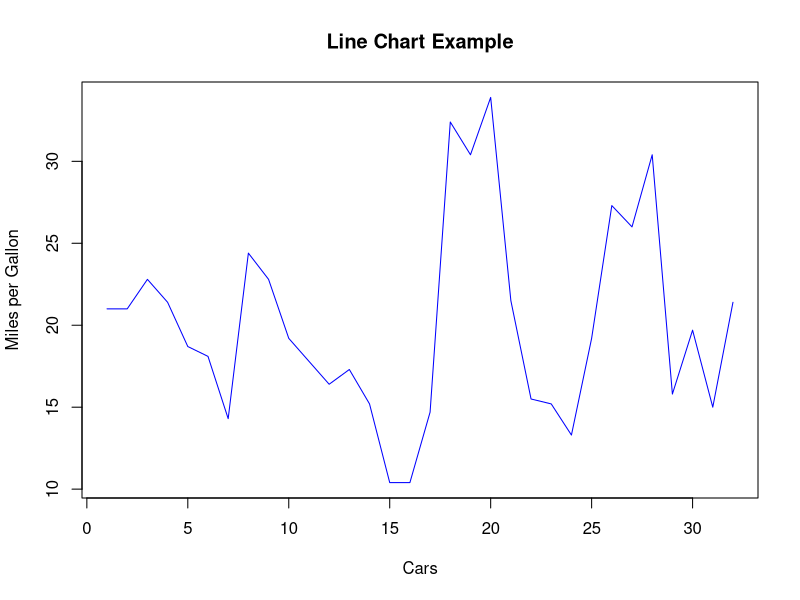
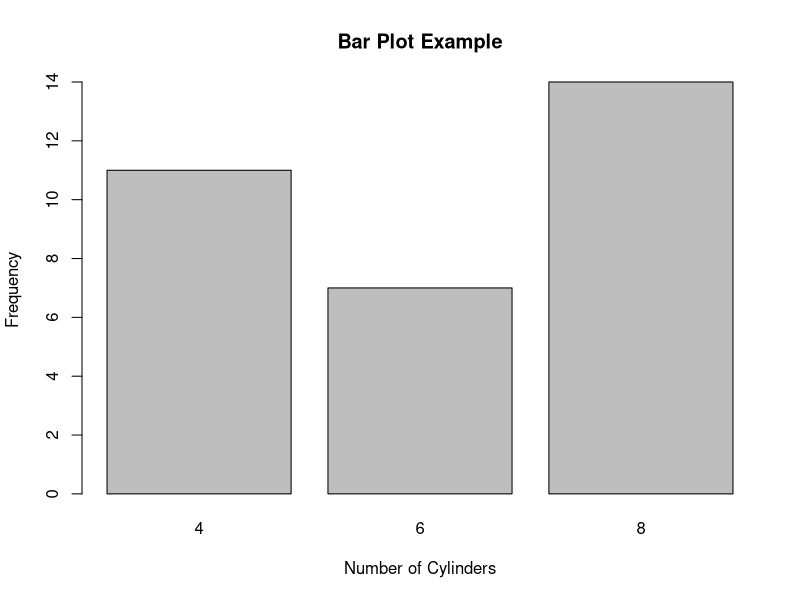
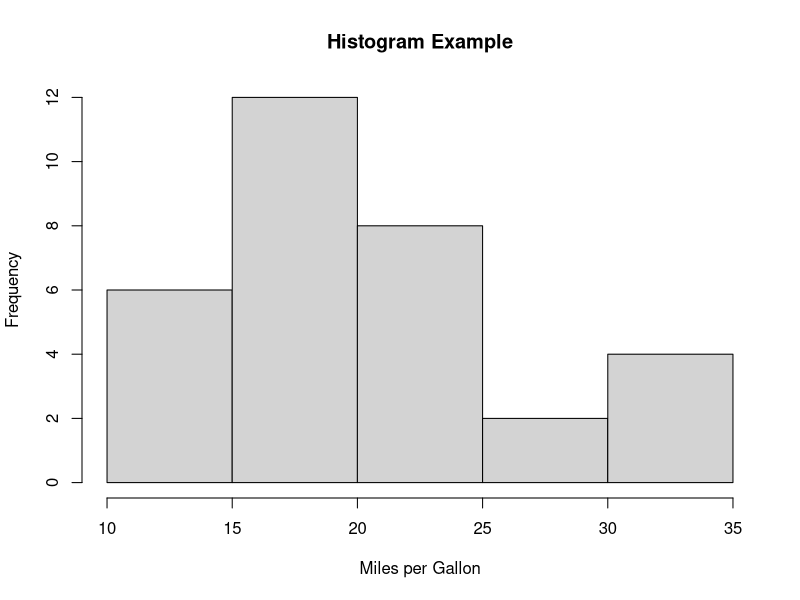
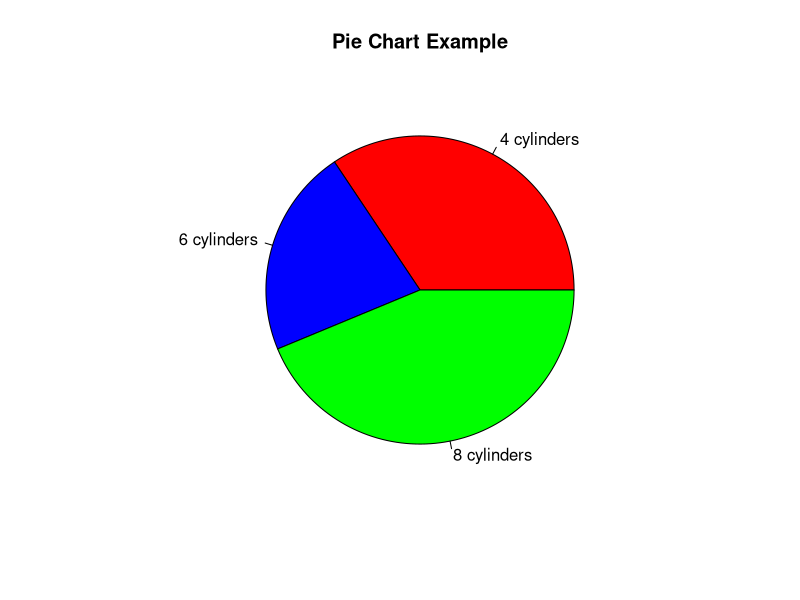
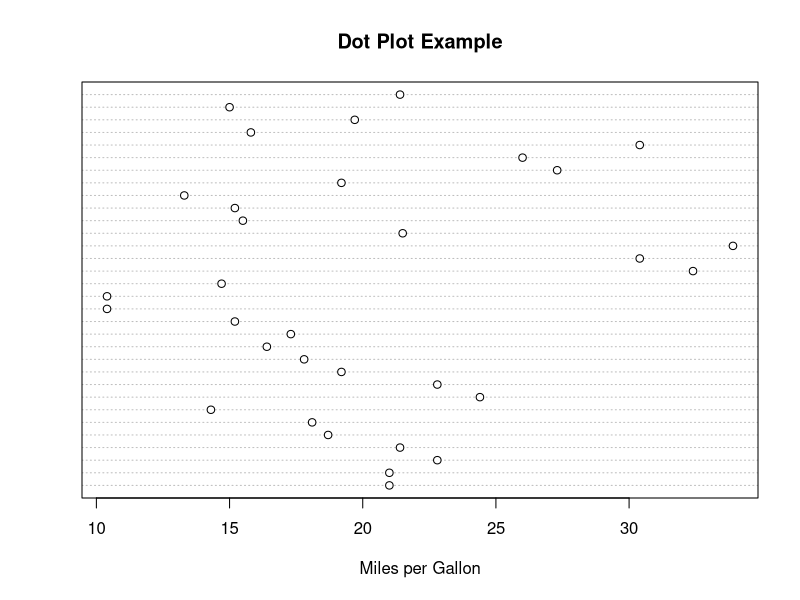
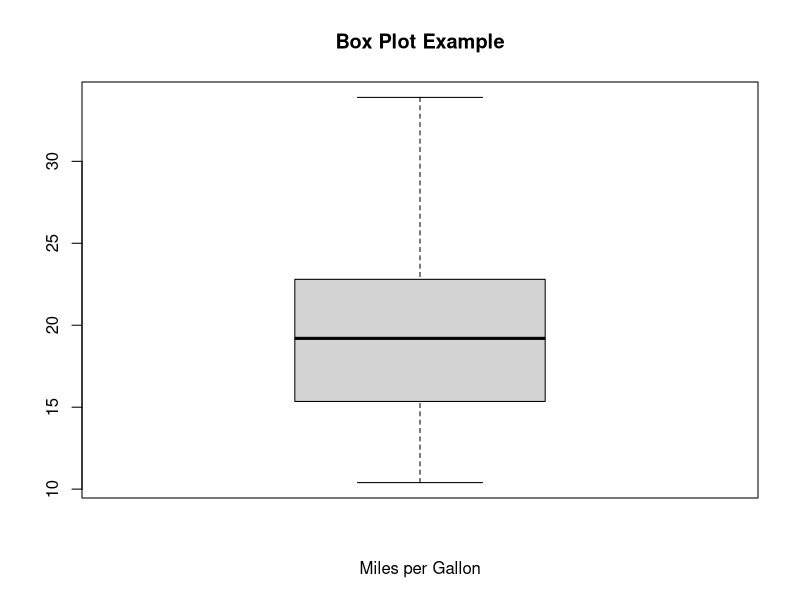
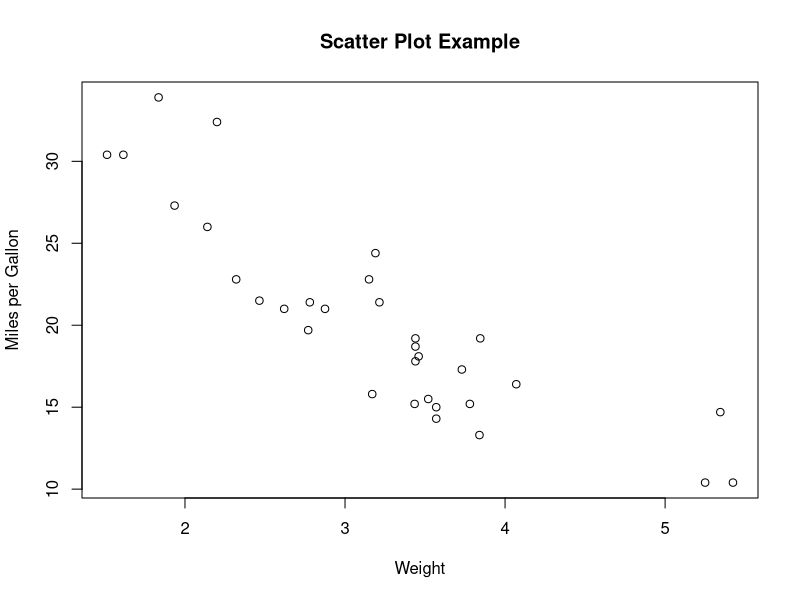
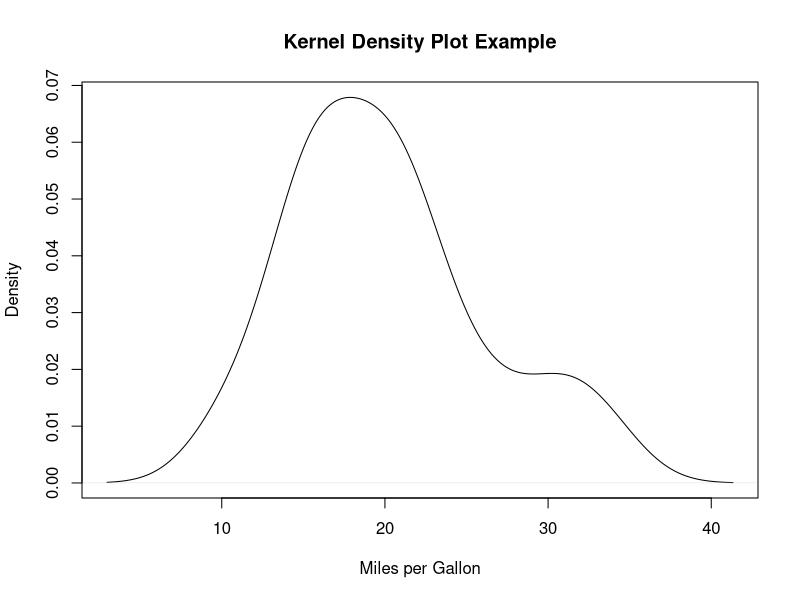

Write R code to recreate these figures, in order.
# Line Chart
plot(mtcars$mpg, type="l", col="blue", xlab="Cars", ylab="Miles per Gallon", main="Line Chart Example")

# Bar Plot
barplot(table(mtcars$cyl), main="Bar Plot Example", xlab="Number of Cylinders", ylab="Frequency")
# Histogram
hist(mtcars$mpg, main="Histogram Example", xlab="Miles per Gallon")
# Pie Chart
pie(table(mtcars$cyl), main="Pie Chart Example", col=c("red", "blue", "green"), labels=c("4 cylinders", "6 cylinders", "8 cylinders"))
# Dot Plot
dotchart(mtcars$mpg, main="Dot Plot Example", xlab="Miles per Gallon")
# Box Plot
boxplot(mtcars$mpg, main="Box Plot Example", xlab="Miles per Gallon")
# Scatter Plot
plot(mtcars$wt, mtcars$mpg, main="Scatter Plot Example", xlab="Weight", ylab="Miles per Gallon")
# Kernel Density Plot
plot(density(mtcars$mpg), main="Kernel Density Plot Example", xlab="Miles per Gallon", ylab="Density")

